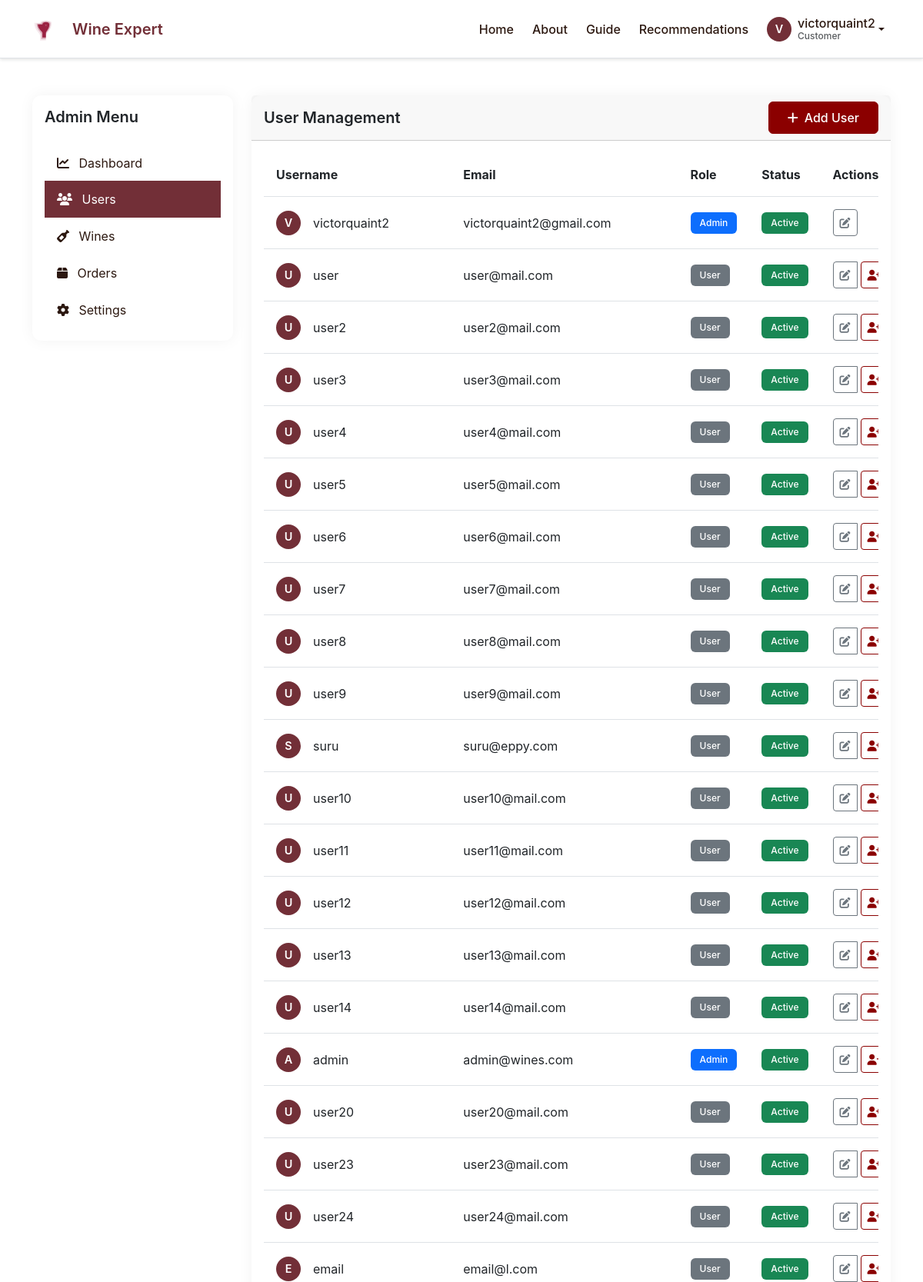
Page /admin/users (signed in, upper part) on the committed database.
### models/wine/recommendations.py (models this page shows, shortened)
class WineRecommender(User):
    """Wine recommendation engine."""

### routes/admin.py (the view)
@admin.route('/users')
@login_required
@admin_required
def users():
    users = User.query.all()
    return render_template('admin/users.html',
                         users=users,
                         current_year=datetime.now().year,
                         body_class='admin-page')

### extensions.py (called while the page is built)
def init_extensions(app):
    db.init_app(app)
    login_manager.init_app(app)
    login_manager.login_view = 'auth.login'
    login_manager.login_message_category = 'info'
    migrate.init_app(app, db)
    csrf.init_app(app)
    @login_manager.user_loader
    def load_user(user_id):
        from models.user.user import User
        return User.load_user(user_id)
    return app

### models/user/user.py (called while the page is built)
    @classmethod
    def load_user(cls, user_id):
        return cls.query.filter_by(id=user_id).first()

### routes/admin.py (called while the page is built)
def admin_required(f):
    @wraps(f)
    @login_required
    def decorated_function(*args, **kwargs):
        if not current_user.is_authenticated or not current_user.is_admin:
            flash('You do not have permission to access this page.', 'danger')
            return redirect(url_for('main.index'))
        return f(*args, **kwargs)
    return decorated_function

### templates/admin/users.html (shortened to what this page needs)
{% extends "base.html" %} {% block title %}User Management{% endblock %} {%
block content %}
<div class="container py-5">
	<div class="row">
		<div class="col-lg-3">
			<div class="card">
				<div class="card-body">
					<h5 class="card-title mb-4">Admin Menu</h5>
					<div class="list-group">
						<a
							href="{{ url_for('admin.dashboard') }}"
							class="list-group-item list-group-item-action"
						>
							<i class="fas fa-chart-line me-2"></i> Dashboard
						</a>
						<a
							href="{{ url_for('admin.users') }}"
							class="list-group-item list-group-item-action active"
						>
							<i class="fas fa-users me-2"></i> Users
						</a>
						<a href="#" class="list-group-item list-group-item-action">
							<i class="fas fa-wine-bottle me-2"></i> Wines
						</a>
						<a href="#" class="list-group-item list-group-item-action">
							<i class="fas fa-box me-2"></i> Orders
						</a>
						<a href="#" class="list-group-item list-group-item-action">
							<i class="fas fa-cog me-2"></i> Settings
						</a>
					</div>
				</div>
			</div>
		</div>
		<div class="col-lg-9">
			<div class="card">
				<div
					class="card-header d-flex justify-content-between align-items-center"
				>
					<h5 class="card-title mb-0">User Management</h5>
					<button
						class="btn btn-primary"
						data-bs-toggle="modal"
						data-bs-target="#addUserModal"
					>
						<i class="fas fa-plus me-2"></i>Add User
					</button>
				</div>
				<div class="card-body">
					<div class="table-responsive">
						<table class="table table-hover">
							<thead>
								<tr>
									<th>Username</th>
									<th>Email</th>
									<th>Role</th>
									<th>Status</th>
									<th>Actions</th>
								</tr>
							</thead>
							<tbody>
								{% for user in users %}
								<tr>
									<td>
										<div class="d-flex align-items-center">
											<div class="user-avatar me-3">
												{{ user.username[0].upper() }}
											</div>
											{{ user.username }}
										</div>
									</td>
									<td>{{ user.email }}</td>
									<td>
										<span
											class="badge bg-{{ 'primary' if user.is_admin else 'secondary' }}"
										>
											{{ 'Admin' if user.is_admin else 'User' }}
										</span>
									</td>
									<td>
										<span class="badge bg-success">Active</span>
									</td>
									<td>
										<div class="btn-group">
											<button
												type="button"
												class="btn btn-sm btn-outline-secondary"
											>
												<i class="fas fa-edit"></i>
											</button>
											{% if not user.is_admin or current_user.id != user.id %}
											<form
												action="{{ url_for('admin.toggle_admin', user_id=user.id) }}"
												method="POST"
												class="d-inline"
											>
												<button
													type="submit"
													class="btn btn-sm btn-outline-primary"
													title="{{ 'Remove admin' if user.is_admin else 'Make admin' }}"
												>
													<i
														class="fas fa-{{ 'user-minus' if user.is_admin else 'user-plus' }}"
													></i>
												</button>
											</form>
											{% endif %}
										</div>
									</td>
								</tr>
								{% endfor %}
							</tbody>
						</table>
					</div>
				</div>
			</div>
		</div>
	</div>
</div>
{% endblock %}

### templates/base.html (shortened to what this page needs)
<!DOCTYPE html>
<html lang="en">
	<head>
		<link
			href="https://cdn.jsdelivr.net/npm/bootstrap@5.3.0/dist/css/bootstrap.min.css"
			rel="stylesheet"
		/>
		<link
			rel="stylesheet"
			href="https://cdnjs.cloudflare.com/ajax/libs/font-awesome/6.4.0/css/all.min.css"
		/>
		<link
			rel="stylesheet"
			href="https://cdn.jsdelivr.net/npm/sweetalert2@11/dist/sweetalert2.min.css"
		/>
		<link
			rel="stylesheet"
			href="{{ url_for('static', filename='css/style.css') }}"
		/>
	</head>
	<body class="{{ body_class }}">
		<nav class="navbar navbar-expand-lg">
			<div class="container">
				<a class="navbar-brand" href="{{ url_for('main.index') }}">
					<img
						src="{{ url_for('static', filename='images/logo.svg') }}"
						alt="Wine Expert"
						height="48"
					/>
					<span>Wine Expert</span>
				</a>
				<div class="collapse navbar-collapse" id="navbarNav">
					<ul class="navbar-nav ms-auto align-items-center">
						<li class="nav-item">
							<a
								class="nav-link {{ 'active' if request.endpoint == 'main.index' }}"
								href="{{ url_for('main.index') }}"
								>Home</a
							>
						</li>
						<li class="nav-item">
							<a
								class="nav-link {{ 'active' if request.endpoint == 'main.about' }}"
								href="{{ url_for('main.about') }}"
								>About</a
							>
						</li>
						<li class="nav-item">
							<a
								class="nav-link {{ 'active' if request.endpoint == 'main.guide' }}"
								href="{{ url_for('main.guide') }}"
								>Guide</a
							>
						</li>
						{% if current_user.is_authenticated %}
						<li class="nav-item">
							<a
								class="nav-link {{ 'active' if request.endpoint == 'main.recommendations' }}"
								href="{{ url_for('main.recommendations') }}"
								>Recommendations</a
							>
						</li>
						<li class="nav-item dropdown">
							<a
								class="nav-link dropdown-toggle d-flex align-items-center"
								href="#"
								id="userDropdown"
								role="button"
								data-bs-toggle="dropdown"
								aria-expanded="false"
							>
								<div class="user-avatar">
									{{ current_user.username[0].upper() }}
								</div>
								<div class="user-info d-none d-lg-flex flex-column">
									<span class="username">{{ current_user.username }}</span>
									<small class="user-role text-muted"
										>{{ current_user.role.value|title }}</small
									>
								</div>
							</a>
						</li>
						{% endif %}
					</ul>
				</div>
			</div>
		</nav>
		<main class="content-wrapper">
			 {% block content %}{%
			endblock %}
		</main>
	</body>
</html>

### static/css/style.css (style rules this page uses)
:root { --primary-color: #8B0000; --secondary-color: #FFD700; --dark-color: #2C1810; --light-color: #F5F5F5; --text-color: #333333; --accent-color: #D4AF37; --success-color: #28a745; --danger-color: #dc3545; --warning-color: #ffc107; --info-color: #17a2b8; }
body { font-family: 'Poppins', sans-serif; color: var(--text-color); background-color: #fff; padding-top: 76px; }
h1, h2, h3, h4, h5, h6 { font-weight: 600; }
.card { border: none; border-radius: 15px; box-shadow: 0 4px 15px rgba(0, 0, 0, 0.1); transition: transform 0.3s ease; }
.btn-primary { background-color: var(--primary-color); border-color: var(--primary-color); padding: 0.5rem 1.5rem; font-weight: 500; transition: all 0.3s ease; }
.btn-outline-primary { color: var(--primary-color); border-color: var(--primary-color); padding: 0.5rem 1.5rem; font-weight: 500; transition: all 0.3s ease; }
.badge { font-weight: 500; padding: 0.35em 0.65em; }
.navbar { background-color: #fff; border-bottom: 1px solid #dee2e6; position: fixed; top: 0; left: 0; right: 0; z-index: 1030; padding: 0.5rem 0; }
.navbar-brand { display: flex; align-items: center; font-weight: 600; color: var(--text-color); text-decoration: none; }
.navbar-brand img { margin-right: 0.5rem; }
.navbar-brand span { font-size: 1.25rem; }
.nav-link { color: var(--text-color); font-weight: 500; padding: 0.5rem 1rem; }
.user-avatar { width: 36px; height: 36px; border-radius: 50%; background: var(--wine-primary); display: flex; align-items: center; justify-content: center; color: white; font-weight: 600; font-size: 0.9rem; }
.user-info { line-height: 1.2; }
.username { font-weight: 500; color: var(--text-primary); }
.user-role { font-size: 0.75rem; color: var(--text-secondary); }
.content-wrapper { animation: fadeIn 0.5s ease-out; }

### templates/admin/users.html (style rules this page uses)
.user-avatar { width: 32px; height: 32px; border-radius: 50%; background-color: var(--wine-primary); color: white; display: flex; align-items: center; justify-content: center; font-weight: 600; }
.list-group-item { border: none; padding: 0.75rem 1rem; color: var(--text-primary); transition: all 0.3s ease; }
.list-group-item.active { background-color: var(--wine-primary); border-color: var(--wine-primary); }
.card { border: none; box-shadow: 0 0 20px rgba(0, 0, 0, 0.05); border-radius: 12px; }
.btn-group .btn { padding: 0.375rem 0.5rem; }
.btn-group .btn:not(:last-child) { margin-right: 0.25rem; }
.badge { padding: 0.5rem 0.75rem; font-weight: 500; }
.table > :not(caption) > * > * { padding: 1rem; vertical-align: middle; }

### templates/base.html (style rules this page uses)
html, body { height: 100%; margin: 0; padding: 0; }
body { display: flex; flex-direction: column; padding-top: 76px; }
.content-wrapper { flex: 1 0 auto; width: 100%; min-height: calc(100vh - 76px); display: flex; flex-direction: column; }
.navbar { position: fixed; top: 0; right: 0; left: 0; z-index: 1040; height: 76px; background: white; box-shadow: 0 2px 4px rgba(0, 0, 0, 0.1); }
.admin-page .content-wrapper { padding: 0; margin: 0; }
:root { --wine-primary: #722f37; --wine-secondary: #8b4513; --wine-accent: #c41e3a; --wine-light: #f5e6e8; --wine-dark: #4a1f23; --text-primary: #2c1810; --text-secondary: #6b4423; --bg-light: #f8f9fa; --shadow-sm: 0 2px 8px rgba(0, 0, 0, 0.1); --shadow-md: 0 4px 12px rgba(0, 0, 0, 0.15); }
body { font-family: -apple-system, BlinkMacSystemFont, "Segoe UI", Roboto, "Helvetica Neue", Arial, sans-serif; color: var(--text-primary); padding-top: 76px; }
.navbar { background-color: white; box-shadow: 0 2px 4px rgba(0, 0, 0, 0.1); padding: 1rem 0; position: fixed; top: 0; right: 0; left: 0; z-index: 1030; transition: all 0.3s ease; }
.navbar-brand { display: flex; align-items: center; gap: 0.75rem; font-weight: 600; color: var(--wine-primary) !important; transition: color 0.3s ease; }
.navbar-brand img { width: 32px; height: 32px; }
.navbar-nav { gap: 0.5rem; }
.nav-link { color: var(--text-primary) !important; font-weight: 500; padding: 0.5rem 1rem; border-radius: 8px; transition: all 0.3s ease; }
.user-avatar { width: 32px; height: 32px; border-radius: 50%; background-color: var(--wine-primary); color: white; display: flex; align-items: center; justify-content: center; font-weight: 600; margin-right: 0.5rem; }
.nav-item.dropdown { position: relative; }

### rows in the picture
WineRecommender: username "V", username "victorquaint2", role.value "Customer", email "victorquaint2@gmail.com", is_admin "Admin"
WineRecommender: username "U", username "user", email "user@mail.com", is_admin "User"
WineRecommender: username "U", username "user2", email "user2@mail.com", is_admin "User"
WineRecommender: username "U", username "user3", email "user3@mail.com", is_admin "User"
WineRecommender: username "U", username "user4", email "user4@mail.com", is_admin "User"
WineRecommender: username "U", username "user5", email "user5@mail.com", is_admin "User"
WineRecommender: username "U", username "user6", email "user6@mail.com", is_admin "User"
WineRecommender: username "U", username "user7", email "user7@mail.com", is_admin "User"
WineRecommender: username "U", username "user8", email "user8@mail.com", is_admin "User"
WineRecommender: username "U", username "user9", email "user9@mail.com", is_admin "User"
WineRecommender: username "S", username "suru", email "suru@eppy.com", is_admin "User"
WineRecommender: username "U", username "user10", email "user10@mail.com", is_admin "User"
WineRecommender: username "U", username "user11", email "user11@mail.com", is_admin "User"
WineRecommender: username "U", username "user12", email "user12@mail.com", is_admin "User"
WineRecommender: username "U", username "user13", email "user13@mail.com", is_admin "User"
WineRecommender: username "U", username "user14", email "user14@mail.com", is_admin "User"
WineRecommender: username "A", username "admin", email "admin@wines.com", is_admin "Admin"
WineRecommender: username "U", username "user20", email "user20@mail.com", is_admin "User"
WineRecommender: username "U", username "user23", email "user23@mail.com", is_admin "User"
WineRecommender: username "U", username "user24", email "user24@mail.com", is_admin "User"
WineRecommender: username "E", username "email", email "email@l.com", is_admin "User"
